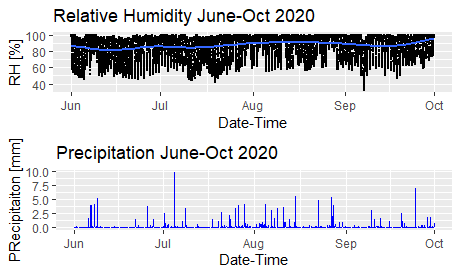

The R source for this figure:
#109612054
#2021.10.25_HW

#import data
library(rio)
getwd()
setwd("C:/R/Engineering_Statistics/10.25")
xlsx <- import("weatherdata.xlsx")
View(xlsx)
str(xlsx)
head(xlsx)
names(xlsx)

#convert character to date format
install.packages("lubridate")
library(lubridate)
date <- xlsx$Date
dt <- mdy_hms(date)
str(dt)

#two plots on a page
install.packages("gridExtra")
library(gridExtra)
library(ggplot2)
Sys.setlocale("LC_ALL", "English")

data1 <- data.frame(time = dt, RH = xlsx$RH)
str(data1)
data2 <- data.frame(time = dt, Rain = xlsx$Rain)
str(data2)

p1 <- ggplot(data = data1, aes(time, RH))+
  geom_point(size = 0.3, color = "black", shape = 16)+
  geom_smooth()+
  labs(title = "Relative Humidity June-Oct 2020"
       , x = "Date-Time"
       , y = "RH [%]")

p2 <- ggplot(data = data2, aes(time, Rain))+
  geom_bar(stat = "identity", color = "blue")+
  labs(title = "Precipitation June-Oct 2020"
       , x = "Date-Time"
       , y = "PRecipitaiton [mm]")

grid.arrange(p1,p2,nrow = 2)
